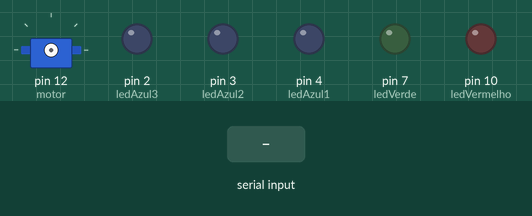
Simulated run of this sketch. Board: Arduino Uno, built with avr-gcc and run on an emulated ATmega328P. Shown: servo, output pins drawn as LEDs (lit = HIGH). The test bench sets the inputs (shaded band). Random numbers use the default seed unless the sketch sets one; what the sketch prints to the serial monitor is not drawn.

Above: at 6.4 s.
6.5 s: "90,45,200\n" received over Serial
8.0 s: "1\n" received over Serial
At 10.9 s:
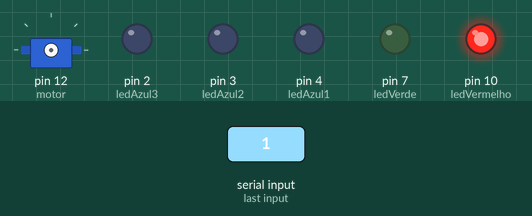
11.0 s: "2\n" received over Serial
At 15.6 s:
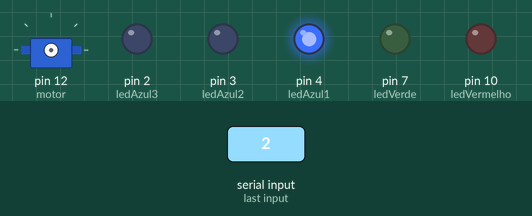
16.0 s: "3\n" received over Serial
At 20.3 s:
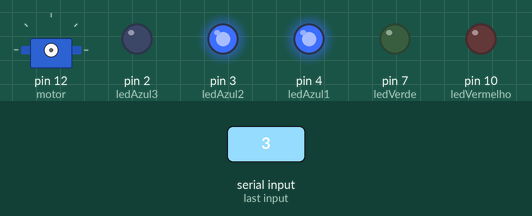
21.0 s: "5\n" received over Serial
At 25.3 s:
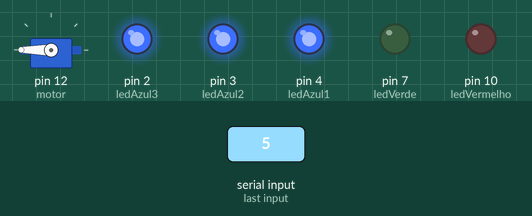
26.0 s: "1,90\n" received over Serial
At 29.3 s:
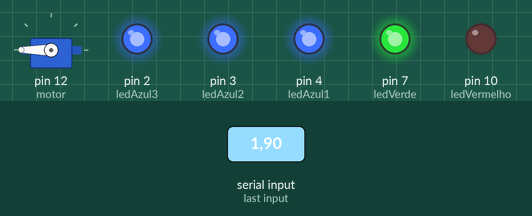
Timing chart, 0 to 30.0 s (numbered marks = the images above; inputs shaded):
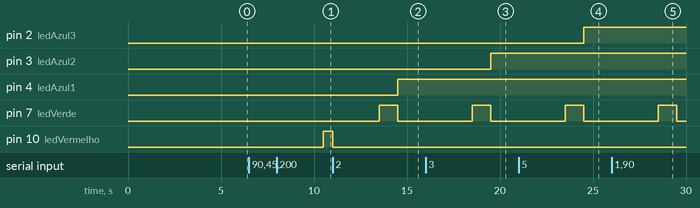

Measured:
- after the input at 6.5 s, every drawn part: stays the same
- after the input at 8.0 s, pin 10 (ledVermelho): LOW → HIGH after 2.5 s
- after the input at 11.0 s, pin 4 (ledAzul1): LOW → HIGH after 3.5 s; pin 7 (ledVerde): LOW → HIGH after 2.5 s, → LOW 1.0 s later
- after the input at 16.0 s, pin 3 (ledAzul2): LOW → HIGH after 3.5 s; pin 7 (ledVerde): LOW → HIGH after 2.5 s, → LOW 1.0 s later
- after the input at 21.0 s, pin 2 (ledAzul3): LOW → HIGH after 3.5 s; pin 7 (ledVerde): LOW → HIGH after 2.5 s, → LOW 1.0 s later
- after the input at 26.0 s, pin 7 (ledVerde): LOW → HIGH after 2.5 s, → LOW 1.0 s later

The sketch:

_servo_motor_aprendizagem_tarefa1.ino
```cpp
// C++ code
#include <Servo.h>

int palpite; // Varaiavel criada para armazenar os palpites do usuario
int ledVermelho = 10;
int ledVerde = 7;
int ledAzul1 = 4;
int ledAzul2 = 3;
int ledAzul3 = 2;
Servo meuServo; // Cria um objeto do motor servo (não utilizado aqui)
Servo motor;

void setup() {
  pinMode(ledVermelho, OUTPUT);
  pinMode(ledVerde, OUTPUT);
  pinMode(ledAzul1, OUTPUT);
  pinMode(ledAzul2, OUTPUT);
  pinMode(ledAzul3, OUTPUT);

  motor.write(0);

  Serial.begin(9600);
  randomSeed(analogRead(0)); // comando para randomizar os numeros
}

void desenhaCabecalho() {
  Serial.println("--- JOGO DO DADO ---");
  delay(1000);
}

void desenhaPontinhos(int qtd = 5, int tempo = 500) {
  for (int i = 0; i < qtd; i++) {
    Serial.print(".");
    delay(tempo);
  }
  Serial.println();
}

void loop() {
  motor.write(0);
  delay(1500);
  motor.write(90);
  delay(1500);
  motor.write(180);
  delay(1500);

  desenhaCabecalho();

  Serial.println("Quantas vezes voce quer jogar?");
  while (! Serial.available());
  int rodadas = Serial.parseInt();
  Serial.println();

  int palpites[rodadas];
  int resultados[rodadas];
  int acertosConsecutivos = 0;

  for (int i = 0; i < rodadas; i++)
  {
    Serial.println("Digite seu palpite (1 a 6):");
    while (!Serial.available());
    palpite = Serial.parseInt();

    while (palpite < 1 || palpite > 6) {
      Serial.println("Palpite invalido. Digite um numero de 1 a 6:");
      while (!Serial.available());
      palpite = Serial.parseInt();
    }

   int sorteado = random(1, 7);
    palpites[i] = palpite;
    resultados[i] = sorteado;

    Serial.print("Jogando dado");
    desenhaPontinhos();

    Serial.println("Seu palpite: " + String(palpite));
    Serial.println("Numero sorteado: " + String(sorteado));

    if (palpite == sorteado) {
      digitalWrite(ledVerde, HIGH);
      delay(1000);
      digitalWrite(ledVerde, LOW);
      Serial.println("Parabens! Você acertou!");
      acertosConsecutivos++;

      if (acertosConsecutivos == 1) {
        digitalWrite(ledAzul1, HIGH);
      } else if (acertosConsecutivos == 2) {
        digitalWrite(ledAzul2, HIGH);
      } else if (acertosConsecutivos == 3) {
        digitalWrite(ledAzul3, HIGH);
          motor.attach(12); // Ligar somente o servo motor se acertar 3x consec

      }

    } else {
      digitalWrite(ledVermelho, HIGH);
      delay(500);
      digitalWrite(ledVermelho, LOW);
      Serial.println("Errou! Boa sorte na proxima!");
      acertosConsecutivos = 0;
      digitalWrite(ledAzul1, LOW);
      digitalWrite(ledAzul2, LOW);
      digitalWrite(ledAzul3, LOW);
    }
  }

  Serial.println(" RELATORIO FINAL ");
  for (int i = 0; i < rodadas; i++) {
    Serial.print("Rodada ");
    Serial.println(i + 1);
    Serial.println("Palpite: " + String(palpites[i]));
    Serial.println("Resultado: " + String(resultados[i]));
    Serial.println("Status: " + String(palpites[i] == resultados[i] ? "Acertou" : "Errou"));
    Serial.println("------------------------\n");
  }

  Serial.println("FIM DO JOGO. Reiniciando...");
  desenhaPontinhos();
  delay(3000);
}
```
